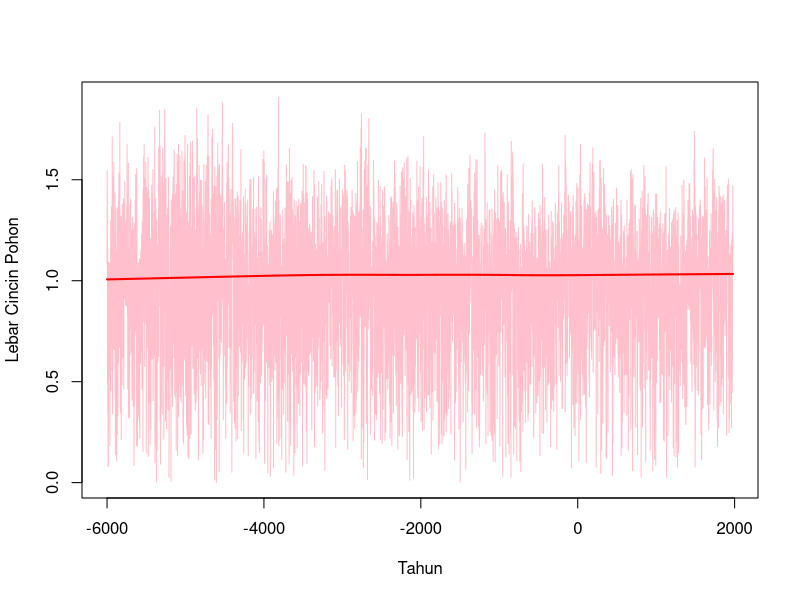
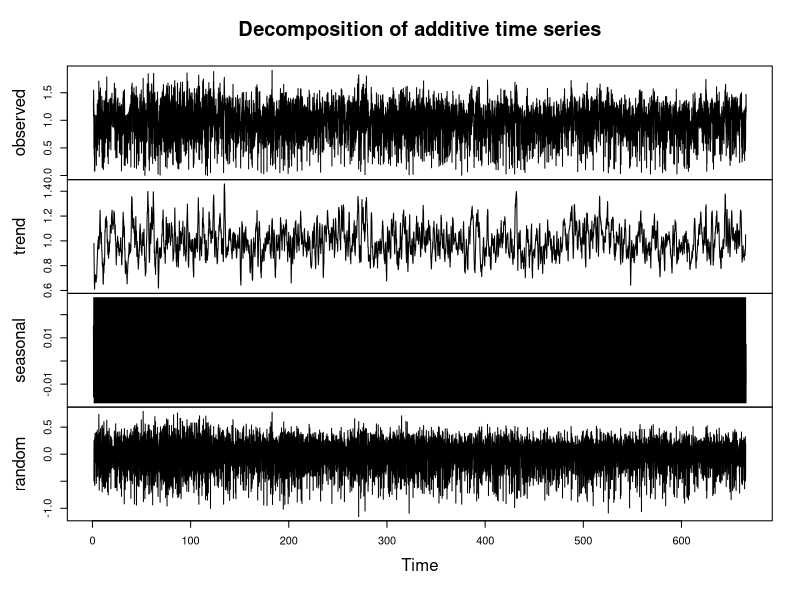

Reproduce these figures in R, in order.
## ---- chunk 1
knitr::opts_chunk$set(echo = TRUE)
## ---- chunk 2
#NOMOR 1 DATASETS Treering

library(datasets) 
help('datasets')
plot(treering,xlab='Tahun',ylab='Lebar Cincin Pohon',col='pink')
lines(lowess(treering), col="red", lwd=2)
# Mengkonversi ke time series 
ts_data<- ts(treering, frequency = 12)
dekomposisi<-decompose(ts_data, type='additive')
plot(dekomposisi)
